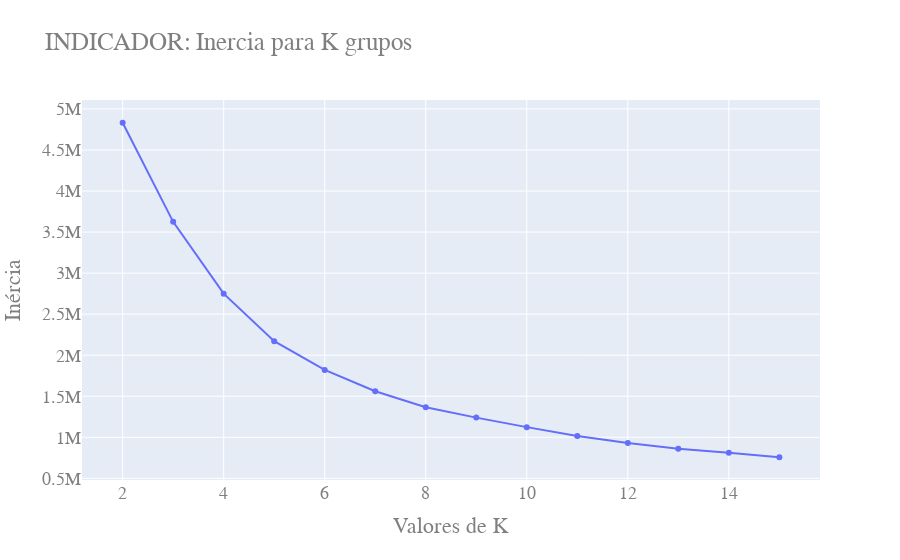

This figure's notebook cell:
### Code cell
fig = go.Figure()
fig.add_trace(go.Scatter(x = faixa_n_clusters, y = valores_inercia))
fig.update_layout(
    title = "INDICADOR: Inercia para K grupos",
    xaxis_title = "Valores de K",
    yaxis_title = "Inércia",
    font = dict(
        family = "Courier New, monospace",
        size=18,
        color="#7f7f7f"
    )
)
fig.show()

### Figure 1 — Plotly figure (JSON) as saved in the notebook; plotly's stock layout.template omitted (floating-point values rounded to 4 significant figures)
{"data": [{"type": "scatter", "x": [2, 3, 4, 5, 6, 7, 8, 9, 10, 11, 12, 13, 14, 15], "y": [4832000.0, 3625000.0, 2749000.0, 2171000.0, 1820000.0, 1561000.0, 1367000.0, 1240000.0, 1124000.0, 1016000.0, 930800.0, 860400.0, 811800.0, 757000.0]}], "layout": {"font": {"color": "#7f7f7f", "family": "Courier New, monospace", "size": 18}, "title": {"text": "INDICADOR: Inercia para K grupos"}, "xaxis": {"title": {"text": "Valores de K"}}, "yaxis": {"title": {"text": "Inércia"}}}}
